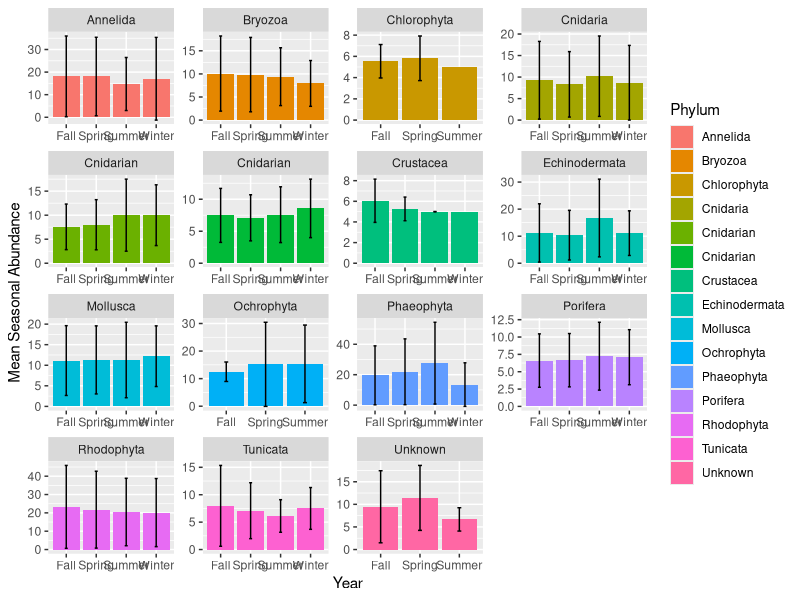
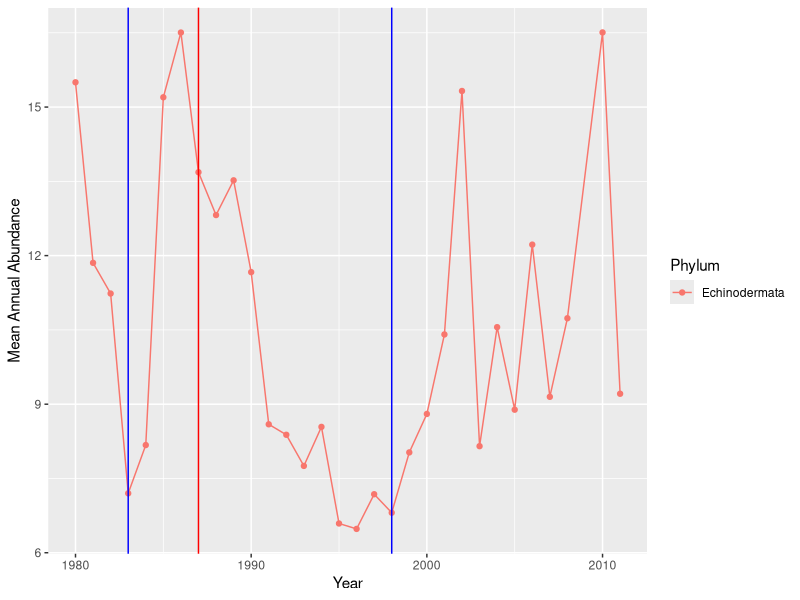
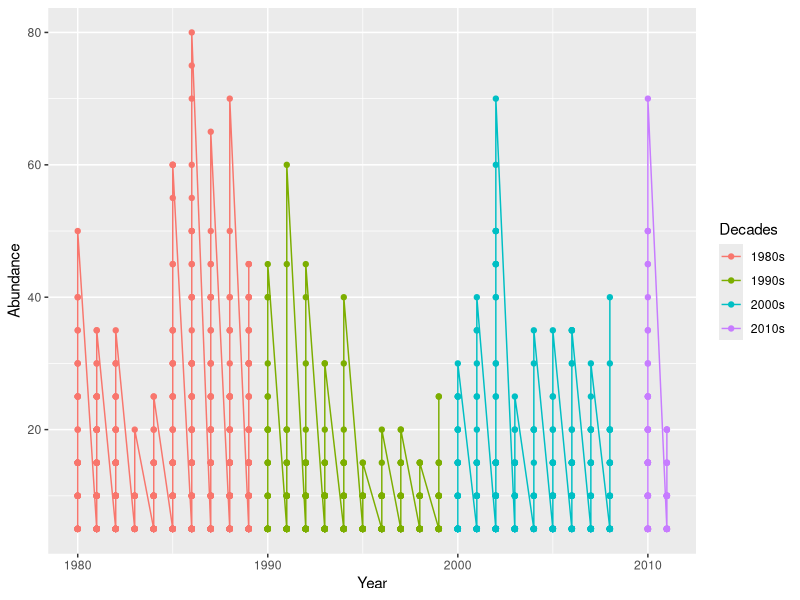
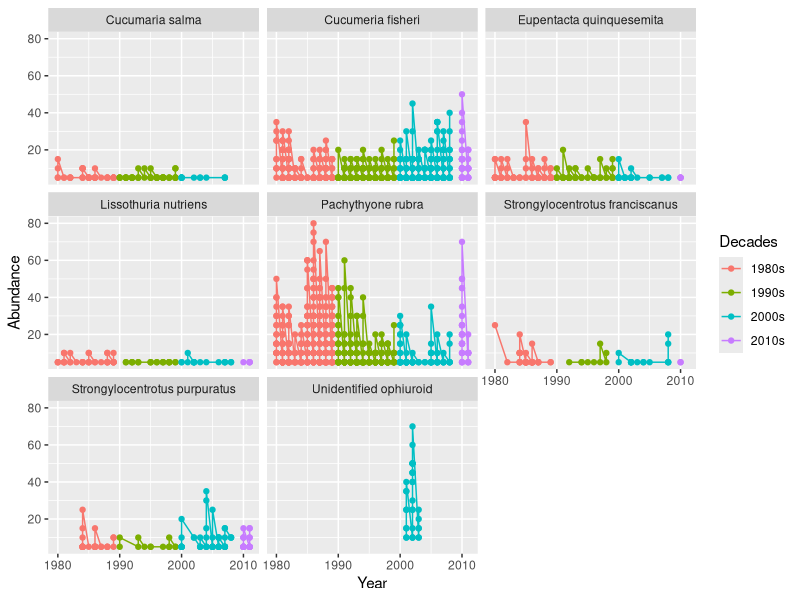
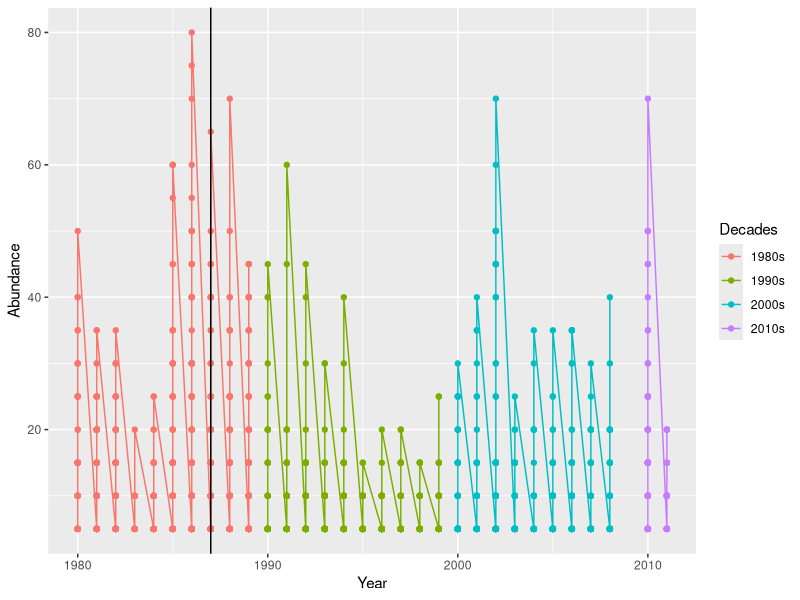
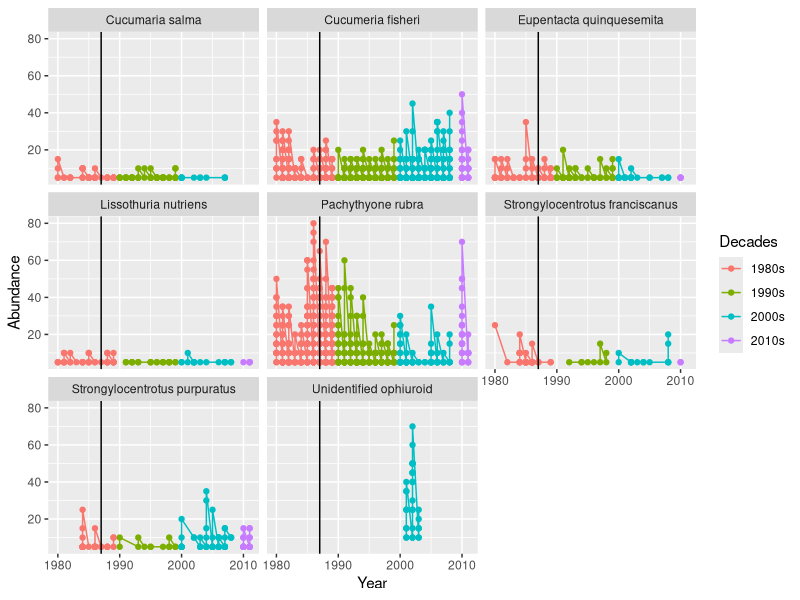
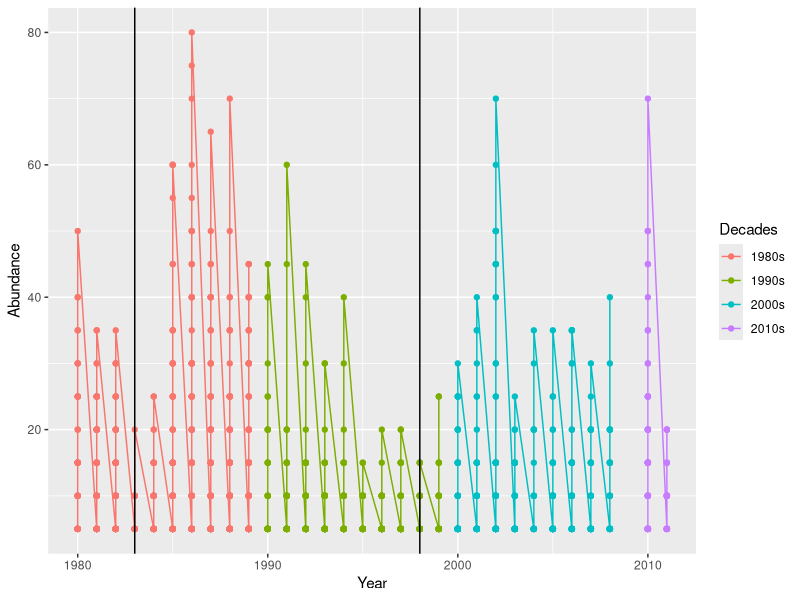
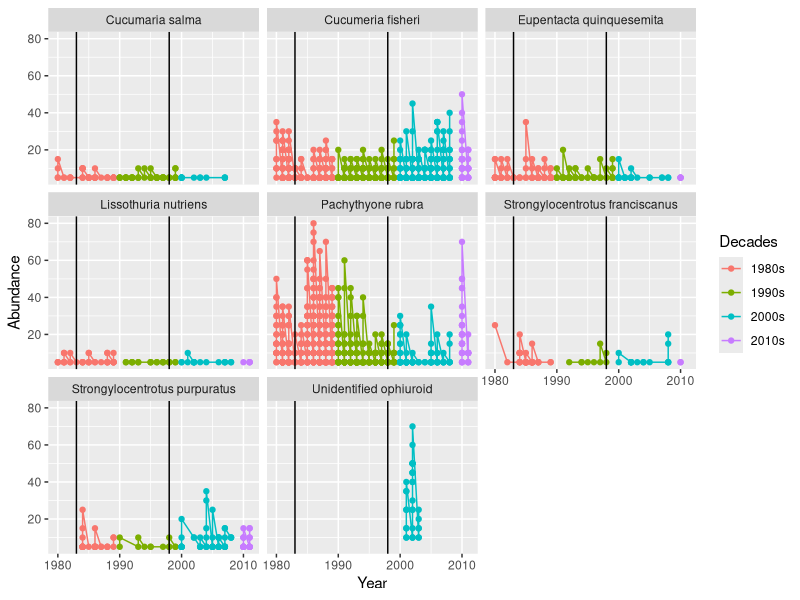

The R source for these figures, in order:
## ---- chunk 1
knitr::opts_chunk$set(echo = TRUE)
library(tidyverse)
library(ggplot2)
library(dplyr)
## ---- chunk 2
kelp <-read.csv("final_rawdata.csv",stringsAsFactors = TRUE)
unique(kelp$GENUS_SPECIES)
## ---- chunk 3

## Removing Columns
kelp_cleaned <- kelp %>% 
                  select(-SAMPLE_DESC,
                         -BIOMAS)


## Renaming Columns
kelp_cleaned <- kelp_cleaned %>% 
                        rename(Abundance = ABUNDANCE, 
                               Species = `GENUS_SPECIES`,
                               Plot = PLOT,
                               Latitude = LATITUDE,
                               Longitude = LONGITUDE,
                               Day = DAY, 
                               Month = MONTH,
                               Year = YEAR) 

## Adding Date Column
kelp_cleaned['Date'] <- NA
kelp_cleaned$Date<-as.Date(with(kelp_cleaned,paste(Year,Month,Day,sep="-")),"%Y-%m-%d")


## Adding Phylum Column
phylum <- read.csv("phylum.csv", stringsAsFactors = TRUE)
kelp_cleaned <- left_join(kelp_cleaned, phylum, by="Species")



## Organizing Columns
kelp_cleaned = select(kelp_cleaned, Abundance, Phylum, Species, Plot, Latitude, Longitude, Date, Year, Month, Day)


head(kelp_cleaned)
## ---- chunk 4

# Phylum abundance by season

# Create function using if-else statement to determine season:

season <- function(Month){
  if(Month<=3 | Month>11){return("Winter")
    }else if (Month>=4 & Month<=6){return("Spring")
    }else if(Month>6 & Month<=9){return("Summer")
    }else {return("Fall")}}

kelp_cleaned$Season <- vector("character", length=nrow(kelp_cleaned))
for (i in 1:nrow(kelp_cleaned)){
  kelp_cleaned$Season[i]<- season(kelp_cleaned$Month[i])}

# Average abundance by phylum and season: 

phylum_seasons <- kelp_cleaned %>%
  select(Abundance, Year, Date, Species, Phylum, Season) %>% 
  group_by(Season, Phylum) %>%
  summarize(Mean_Abundance = mean(Abundance), SD = sd(Abundance))
  
# Plotting average seasonal abundance by phylum, with error bars showing standard deviation:

ggplot(data=phylum_seasons, aes(x=Season, y=Mean_Abundance, 
                          by=Phylum)) + 
  geom_col(aes(fill=Phylum)) + 
  labs(x="Year", y="Mean Seasonal Abundance") +  
  facet_wrap(~Phylum, scales="free") + 
  geom_errorbar(aes(ymin=Mean_Abundance-SD, ymax=Mean_Abundance+SD),
                width=.1,color="black")
## ---- chunk 5
## Subset by phylum
echinodermata_year <- kelp_cleaned %>% 
  select(Abundance, Phylum, Species, Year, Date) %>% 
  filter(Phylum == "Echinodermata") %>% 
  group_by(Year, Phylum) %>% 
  summarize(Mean_Abundance = mean(Abundance))

## Plotting
ggplot(data= echinodermata_year,
       aes(x= Year, y= Mean_Abundance,
           color= Phylum, by= Phylum)) +
  geom_point() + geom_line() +
  geom_vline(xintercept= 1987, color= 'red') + 
  geom_vline(xintercept= 1983, color= 'blue') + 
  geom_vline(xintercept= 1998, color= 'blue') +
  labs(x= "Year", y= "Mean Annual Abundance")
## ---- chunk 6

#decade column

decades <- function(Year){
  if(Year>=1980 & Year <=1989){return("1980s")
  }else if (Year>=1990 & Year <=1999){return("1990s")
  }else if (Year>=2000 & Year <=2009){return("2000s")
  }else {return("2010s")}}
kelp_cleaned$Decades <- vector("character", length = nrow(kelp_cleaned))
for (i in 1:nrow(kelp_cleaned)){
  kelp_cleaned$Decades[i]<-decades(kelp_cleaned$Year[i])
}

#Abundance of Echinoderms in each decade
echinoderm_decades <- kelp_cleaned %>% 
  select(Abundance, Phylum, Species, Year, Decades) %>% 
  filter(Phylum=="Echinodermata") 
  
##Plotting
ggplot(data=echinoderm_decades,
       aes(x= Year, y=Abundance, color= Decades, by=Decades)) +
geom_point() + geom_line()

##facet species
ggplot(data=echinoderm_decades,
       aes(x= Year, y=Abundance, color= Decades, by=Decades)) +
  geom_point() + geom_line()+
  facet_wrap(~Species)
  
##re-introduction of sea otters
ggplot(data=echinoderm_decades,
       aes(x= Year, y=Abundance, color= Decades, by=Decades)) +
  geom_point() + geom_line()+
geom_vline(xintercept= 1987, color= 'black') 

##facet species
ggplot(data=echinoderm_decades,
       aes(x= Year, y=Abundance, color= Decades, by=Decades)) +
  geom_point() + geom_line()+
  geom_vline(xintercept= 1987, color= 'black') +
facet_wrap(~Species)

##El Nino Events 
ggplot(data=echinoderm_decades,
       aes(x= Year, y=Abundance, color= Decades, by=Decades)) +
  geom_point() + geom_line() +
geom_vline(xintercept= 1983, color= 'black') + 
  geom_vline(xintercept= 1998, color= 'black')
  
##facet species
ggplot(data=echinoderm_decades,
       aes(x= Year, y=Abundance, color= Decades, by=Decades)) +
  geom_point() + geom_line() +
  geom_vline(xintercept= 1983, color= 'black') + 
  geom_vline(xintercept= 1998, color= 'black')+
facet_wrap(~Species)

##El Nino events and sea otters 
ggplot(data=echinoderm_decades,
       aes(x= Year, y=Abundance, color= Decades, by=Decades)) +
  geom_point() + geom_line() +
  geom_vline(xintercept= 1983, color= 'black') + 
  geom_vline(xintercept= 1998, color= 'black')+
  geom_vline(xintercept= 1987, color= 'black')

## ---- chunk 7
urchin_species <- kelp_cleaned %>%
select(Abundance, Year, Date, Species) %>% 
  filter(Species == "Strongylocentrotus franciscanus" | 
           Species =="Strongylocentrotus purpuratus") %>% 
  group_by(Year, Species) %>%
  summarize(Mean_Abundance = mean(Abundance))

ggplot(data=urchin_species,aes(x=Year, y=Mean_Abundance,
                                color=Species, by=Species)) +
  geom_line(aes(color = Species)) +
  geom_vline(xintercept= 1987, color= 'red')+
  geom_vline(xintercept= 1983, color= 'blue') + 
  geom_vline(xintercept= 1998, color= 'blue') +
  labs(x= "Year", y= "Mean Annual Abundance")
## ---- chunk 8
# Subsetting by algae: 
algae_year <- kelp_cleaned %>%
  select(Abundance, Year, Date, Species, Phylum) %>% 
  filter(Phylum == "Rhodophyta" | Phylum == "Chlorophyta" |
           Phylum == "Phaeophyta") %>% 
  group_by(Year, Phylum) %>%
  summarize(Mean_Abundance = mean(Abundance))


ggplot(data=algae_year, aes(x=Year, y=Mean_Abundance, 
                            color=Phylum, by=Phylum)) + 
  geom_point() + geom_line() +
  geom_vline(xintercept= 1987, color= 'red') + 
  geom_vline(xintercept= 1983, color= 'blue') + 
  geom_vline(xintercept= 1998, color= 'blue') +
  scale_color_manual(values = c("mediumseagreen", "chocolate4", 
                                "red3")) +
  labs(x="Year", y="Mean Annual Abundance")
## ---- chunk 9
# Echinoderms versus algae, by year #
echino.algae <- kelp_cleaned %>%
  select(Abundance, Year, Date, Species, Phylum) %>%
  filter(Phylum == "Phaeophyta" |Phylum =="Echinodermata") %>%
  group_by(Year, Phylum) %>%
  summarize(Mean_Abundance =mean(Abundance))

echino.algae <- echino.algae %>% 
  pivot_wider(names_from = Phylum, values_from = Mean_Abundance)

ggplot(data=echino.algae, aes(x=Echinodermata, y=Phaeophyta))+
  geom_point() + geom_smooth(method="lm") + labs (x="Echinoderms (annual abundance)", y="Brown algae (annual abundance)")

echino.model <- lm(data=echino.algae, Phaeophyta~Echinodermata)
summary(echino.model)

# p value of 0.2118, R squared value of 0.05. No significant relationship observed. 
